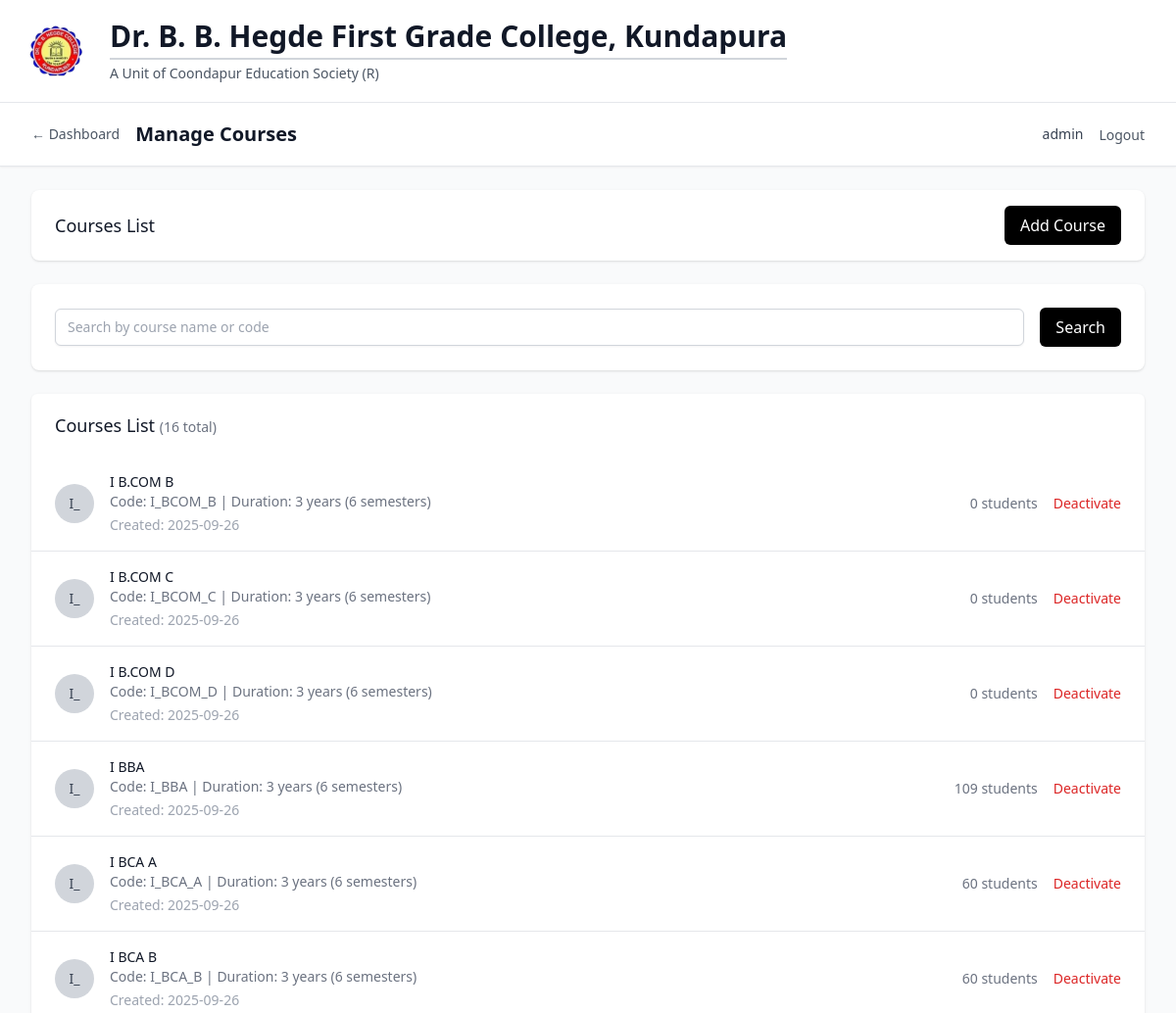
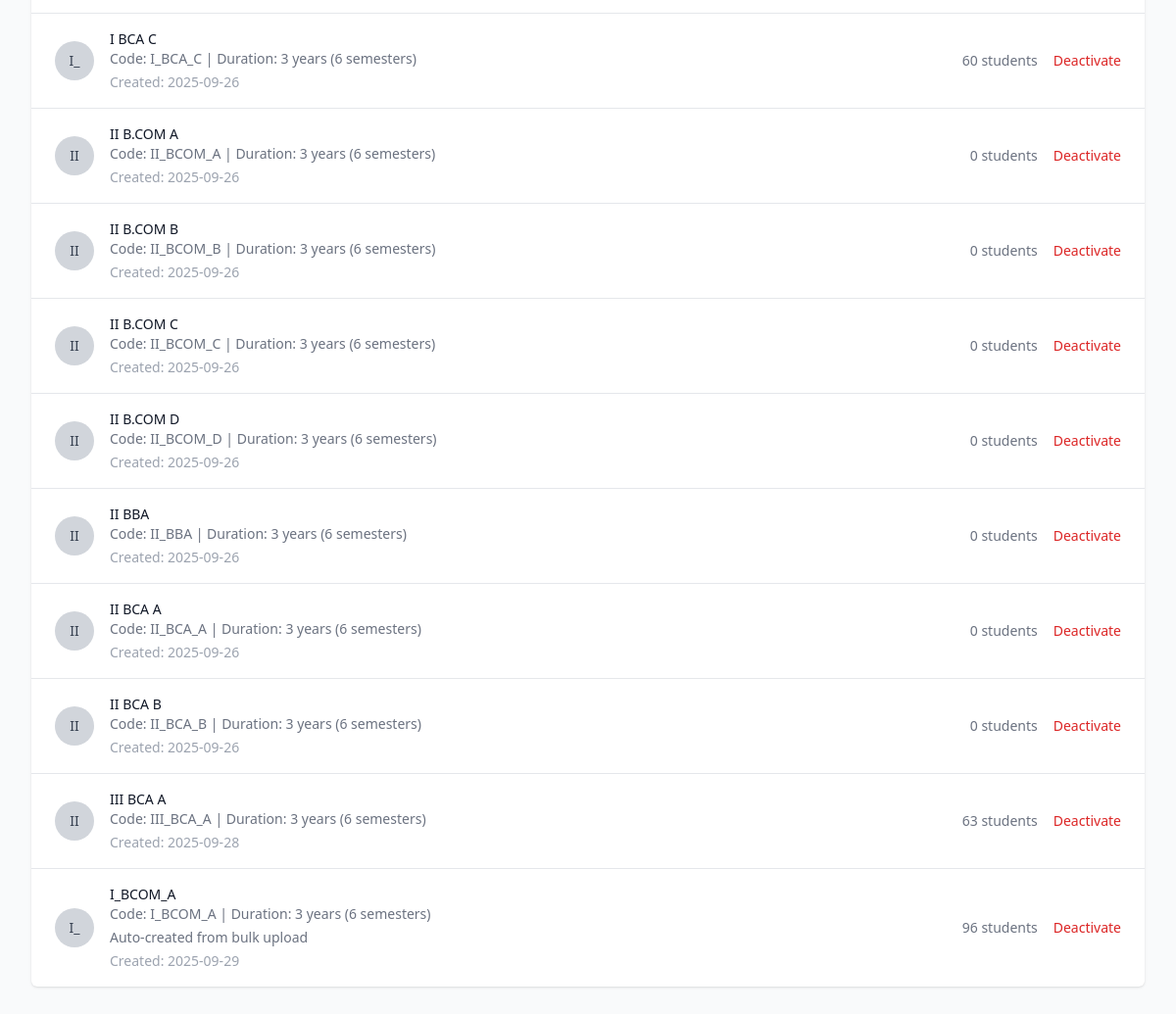
/management/courses (signed in), run on the app's committed database (2 pictures, top to bottom).
### models/academic.py (models this page shows, shortened)
class Course(db.Model):
    __tablename__ = 'course'
    id = db.Column(db.Integer, primary_key=True)
    name = db.Column(db.String(100), nullable=False)
    code = db.Column(db.String(20), unique=True, nullable=False, index=True)
    description = db.Column(db.Text, nullable=True)
    duration_years = db.Column(db.Integer, default=3, nullable=False)
    total_semesters = db.Column(db.Integer, default=6, nullable=False)
    created_at = db.Column(db.DateTime, default=datetime.utcnow)
    is_active = db.Column(db.Boolean, default=True)
    students = db.relationship('Student', backref='course', lazy='dynamic')
    subjects = db.relationship('Subject', backref='course', lazy='dynamic')
    def get_active_students_count(self):
        return self.students.filter_by(is_active=True).count()

### routes/auth.py (the view)
        def decorated_function(*args, **kwargs):
            if not SessionManager.is_authenticated(session):
                flash('Please log in to access this page', 'error')
                return redirect(url_for('auth.index'))
            if user_type:
                if user_type == 'management' and not SessionManager.is_management(session):
                    flash('Access denied. Management login required.', 'error')
                    return redirect(url_for('auth.management_login'))
                elif user_type == 'lecturer' and not SessionManager.is_lecturer(session):
                    flash('Access denied. Lecturer login required.', 'error')
                    return redirect(url_for('auth.lecturer_login'))
            return f(*args, **kwargs)

### app.py (called while the page is built)
def create_app():
    app = Flask(__name__)
    app.config.from_object(Config)
    db.init_app(app)
    csrf = CSRFProtect(app)
    @app.context_processor
    def inject_csrf_token():
        from flask_wtf.csrf import generate_csrf
        return dict(csrf_token=generate_csrf)
    from routes.auth import auth_bp
    from routes.management import management_bp
    from routes.lecturer import lecturer_bp
    app.register_blueprint(auth_bp)
    app.register_blueprint(management_bp, url_prefix='/management')
    app.register_blueprint(lecturer_bp, url_prefix='/lecturer')
    init_db(app)
    return app

### routes/auth.py (called while the page is built, shortened)
@auth_bp.app_context_processor
def inject_user():
    session_info = SessionManager.get_session_info(session)
    return {
        'current_user': session_info,
        'is_authenticated': SessionManager.is_authenticated(session),
        'is_management': SessionManager.is_management(session),
        'is_lecturer': SessionManager.is_lecturer(session)
    }

### routes/management.py (called while the page is built, shortened)
@management_bp.route('/courses')
@login_required('management')
def courses():
    try:
        page = request.args.get('page', 1, type=int)
        search = request.args.get('search', '', type=str)
        query = Course.query.filter_by(is_active=True)
        pagination = query.order_by(Course.name).paginate(
            page=page, per_page=20, error_out=False
        )
        return render_template('management/courses.html',
                             courses=pagination.items,
                             pagination=pagination,
                             search=search)
    except Exception as e:
        flash(f'Error loading courses: {str(e)}', 'error')
        return render_template('management/courses.html', courses=[], pagination=None, search='')

### services/auth_service.py (called while the page is built)
    @staticmethod
    def is_authenticated(session):
        return 'user_type' in session and 'user_id' in session

    @staticmethod
    def is_management(session):
        return session.get('user_type') == 'management'

    @staticmethod
    def is_lecturer(session):
        return session.get('user_type') == 'lecturer'

    @staticmethod
    def get_session_info(session):
        if not SessionManager.is_authenticated(session):
            return None
        return {
            'user_type': session.get('user_type'),
            'user_id': session.get('user_id'),
            'username': session.get('username'),
            'login_time': session.get('login_time')
        }

### templates/management/courses.html (shortened to what this page needs)
{% extends "base.html" %}
{% block content %}
<div x-data="initCourseForm()">
    <div class="min-h-screen bg-gray-50">
        <nav class="bg-white shadow-sm border-b border-gray-200">
            <div class="max-w-7xl mx-auto px-4 sm:px-6 lg:px-8">
                <div class="flex justify-between h-16">
                    <div class="flex items-center space-x-4">
                        <a href="{{ url_for('management.dashboard') }}" class="text-sm text-gray-600 hover:text-black">←
                            Dashboard</a>
                        <h1 class="text-xl font-semibold text-gray-900">Manage Courses</h1>
                    </div>
                    <div class="flex items-center space-x-4">
                        <span class="text-sm text-gray-700">{{ current_user.username }}</span>
                        <form method="POST" action="{{ url_for('auth.logout') }}" class="inline">
                            <button type="submit" class="text-sm text-gray-600 hover:text-black">Logout</button>
                        </form>
                    </div>
                </div>
            </div>
        </nav>
        <div class="max-w-7xl mx-auto py-6 sm:px-6 lg:px-8">
            <div class="bg-white shadow rounded-lg mb-6">
                <div class="px-4 py-4 sm:px-6 flex justify-between items-center">
                    <h3 class="text-lg leading-6 font-medium text-gray-900">Courses List</h3>
                    <div class="space-x-2">
                        <button @click="showAddCourseModal = true" type="button"
                            class="bg-black text-white px-4 py-2 rounded-md hover:bg-gray-800 focus:outline-none focus:ring-2 focus:ring-offset-2 focus:ring-black">
                            Add Course
                        </button>
                    </div>
                </div>
            </div>
            <div class="bg-white shadow rounded-lg mb-6">
                <div class="px-4 py-5 sm:p-6">
                    <form method="GET" class="flex items-center space-x-4">
                        <div class="flex-1">
                            <input type="text" name="search" value="{{ search }}"
                                placeholder="Search by course name or code"
                                class="block w-full px-3 py-2 border border-gray-300 rounded-md shadow-sm focus:outline-none focus:ring-black focus:border-black sm:text-sm">
                        </div>
                        <button type="submit"
                            class="bg-black text-white px-4 py-2 rounded-md hover:bg-gray-800 focus:outline-none focus:ring-2 focus:ring-offset-2 focus:ring-black">
                            Search
                        </button>
                    </form>
                </div>
            </div>
            <div class="bg-white shadow overflow-hidden sm:rounded-md">
                <div class="px-4 py-5 sm:px-6">
                    <h3 class="text-lg leading-6 font-medium text-gray-900">
                        Courses List
                        {% if pagination %}
                        <span class="text-sm text-gray-500">({{ pagination.total }} total)</span>
                        {% endif %}
                    </h3>
                </div>
                {% if courses %}
                <ul class="divide-y divide-gray-200">
                    {% for course in courses %}
                    <li class="px-4 py-4 sm:px-6">
                        <div class="flex items-center justify-between">
                            <div class="flex items-center">
                                <div class="flex-shrink-0">
                                    <div class="h-10 w-10 rounded-full bg-gray-300 flex items-center justify-center">
                                        <span class="text-sm font-medium text-gray-700">{{ course.code[:2].upper()
                                            }}</span>
                                    </div>
                                </div>
                                <div class="ml-4">
                                    <div class="flex items-center">
                                        <p class="text-sm font-medium text-gray-900">{{ course.name }}</p>
                                    </div>
                                    <p class="text-sm text-gray-500">Code: {{ course.code }} | Duration: {{
                                        course.duration_years }} years ({{ course.total_semesters }} semesters)</p>
                                    {% if course.description %}
                                    <p class="text-sm text-gray-500 mt-1">{{ course.description }}</p>
                                    {% endif %}
                                    <p class="text-sm text-gray-400 mt-1">Created: {{
                                        course.created_at.strftime('%Y-%m-%d') if course.created_at else 'N/A' }}</p>
                                </div>
                            </div>
                            <div class="flex items-center space-x-4">
                                <div class="text-sm text-gray-500">
                                    {{ course.get_active_students_count() }} students
                                </div>
                                <div class="flex items-center space-x-2">
                                    <button
                                        @click="toggleCourseStatus({{ course.id }}, '{{ course.name }}', {{ course.is_active|lower }})"
                                        class="text-sm {% if course.is_active %}text-red-600 hover:text-red-800{% else %}text-green-600 hover:text-green-800{% endif %}">
                                        {% if course.is_active %}Deactivate{% else %}Activate{% endif %}
                                    </button>
                                </div>
                            </div>
                        </div>
                    </li>
                    {% endfor %}
                </ul>
                {% else %}
                <div class="px-4 py-5 sm:px-6 text-center">
                    <p class="text-gray-500">No courses found.</p>
                </div>
                {% endif %}
            </div>
        </div>
    </div>
</div>
{% endblock %}

### data on the page
Course: code "I_", name "I B.COM B", code "I_BCOM_B", duration_years "3", total_semesters "6", created_at "2025-09-26", get_active_students_count "0", is_active "Deactivate"
Course: code "I_", name "I B.COM C", code "I_BCOM_C", duration_years "3", total_semesters "6", created_at "2025-09-26", get_active_students_count "0", is_active "Deactivate"
Course: code "I_", name "I B.COM D", code "I_BCOM_D", duration_years "3", total_semesters "6", created_at "2025-09-26", get_active_students_count "0", is_active "Deactivate"
Course: code "I_", name "I BBA", code "I_BBA", duration_years "3", total_semesters "6", created_at "2025-09-26", get_active_students_count "109", is_active "Deactivate"
Course: code "I_", name "I BCA A", code "I_BCA_A", duration_years "3", total_semesters "6", created_at "2025-09-26", get_active_students_count "60", is_active "Deactivate"
Course: code "I_", name "I BCA B", code "I_BCA_B", duration_years "3", total_semesters "6", created_at "2025-09-26", get_active_students_count "60", is_active "Deactivate"
Course: code "I_", name "I BCA C", code "I_BCA_C", duration_years "3", total_semesters "6", created_at "2025-09-26", get_active_students_count "60", is_active "Deactivate"
Course: code "II", name "II B.COM A", code "II_BCOM_A", duration_years "3", total_semesters "6", created_at "2025-09-26", get_active_students_count "0", is_active "Deactivate"
Course: code "II", name "II B.COM B", code "II_BCOM_B", duration_years "3", total_semesters "6", created_at "2025-09-26", get_active_students_count "0", is_active "Deactivate"
Course: code "II", name "II B.COM C", code "II_BCOM_C", duration_years "3", total_semesters "6", created_at "2025-09-26", get_active_students_count "0", is_active "Deactivate"
Course: code "II", name "II B.COM D", code "II_BCOM_D", duration_years "3", total_semesters "6", created_at "2025-09-26", get_active_students_count "0", is_active "Deactivate"
Course: code "II", name "II BBA", code "II_BBA", duration_years "3", total_semesters "6", created_at "2025-09-26", get_active_students_count "0", is_active "Deactivate"
Course: code "II", name "II BCA A", code "II_BCA_A", duration_years "3", total_semesters "6", created_at "2025-09-26", get_active_students_count "0", is_active "Deactivate"
Course: code "II", name "II BCA B", code "II_BCA_B", duration_years "3", total_semesters "6", created_at "2025-09-26", get_active_students_count "0", is_active "Deactivate"
Course: code "II", name "III BCA A", code "III_BCA_A", duration_years "3", total_semesters "6", created_at "2025-09-28", get_active_students_count "63", is_active "Deactivate"
Course: code "I_", name "I_BCOM_A", code "I_BCOM_A", duration_years "3", total_semesters "6", description "Auto-created from bulk upload", created_at "2025-09-29", get_active_students_count "96", is_active "Deactivate"

### other printed values
{{ current_user.username }} "admin"
{{ pagination.total }} "16"
